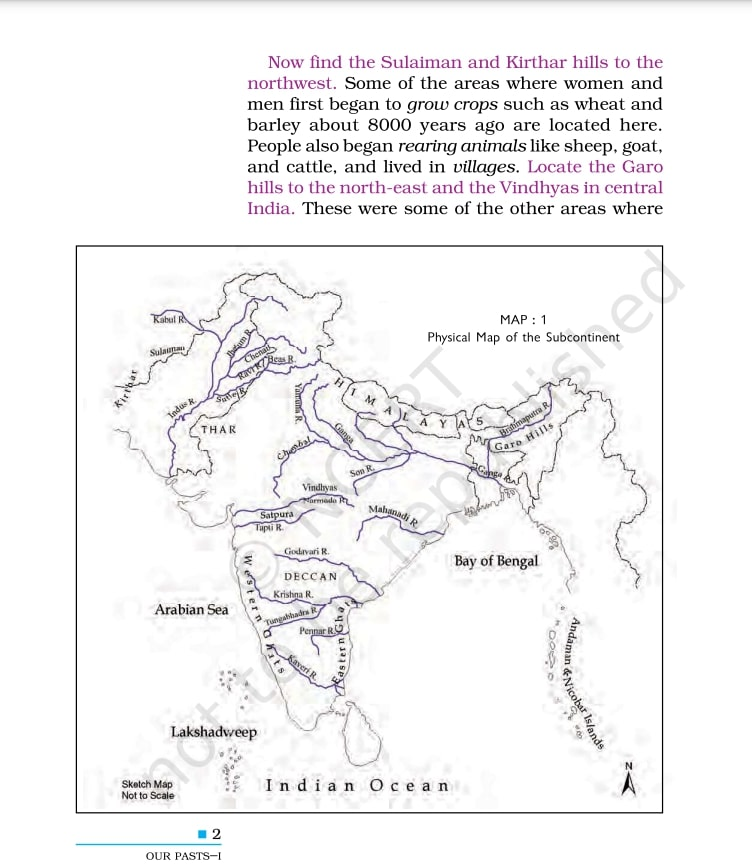
#> input picture Images/10.jpg, 752 x 865 px, found by its file name; its folder holds only this picture in this run
$ jupyter execute --allow-errors 'Tesseract Demo.ipynb'   (shell and % lines are left out)
#> lines starting #> are read from the running program, lines starting #| are printed output that depends on the picture
[cell 1]
from google.colab import drive
#> (the rest of this cell did not finish here and is left out)

# PyTesseract Setup

[cell 2]
import cv2
from google.colab.patches import cv2_imshow
import pytesseract
import shutil
import os
import numpy as np
import random
import matplotlib.pyplot as plt
from skimage.io import imread
try:
 from PIL import Image
except ImportError:
 import Image

# Loading an image

[cell 3]
#function to plot the image
def plot_image(image, title=""):
  plt.imshow(image), plt.title(title, size=14), plt.axis('off')

[cell 4]
# Loads image into Memory and convert to RGB format
def load_image(p):
  img=cv2.imread(p)
#> img is the input picture: shape (865, 752, 3); mean B, G, R 243.9, 243.2, 243.9
  # img=cv2.cvtColor(img, cv2.COLOR_BGR2RGB) #convert BGR TO RGB
  img = cv2.resize(img, None, fx=1.2, fy=1.2, interpolation=cv2.INTER_CUBIC)
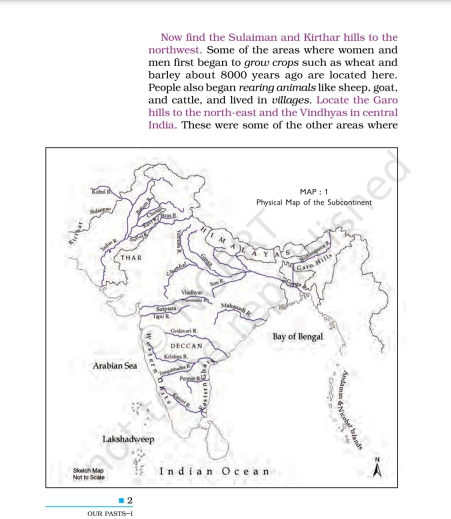
#> img: shape (1038, 902, 3) (shown at 1/2 size); mean B, G, R 243.7, 243, 243.7
  img = cv2.cvtColor(img, cv2.COLOR_BGR2GRAY)
#> img: shape (1038, 902)
  kernel = np.ones((1, 1), np.uint8)
  img = cv2.dilate(img, kernel, iterations=2)
  img = cv2.erode(img, kernel, iterations=2)
  return img
# "/gdrive/My Drive/Mini Project/Images/Image69.jpg"

[cell 5]
def load_input_paths(dirpath):
  dir_files = os.listdir(dirpath)
  return [(f"{dirpath}{fname}") for fname in dir_files]

[cell 6]
for imgPath in load_input_paths("/content/drive/My Drive/Mini Project/Images/"):
  print(imgPath)
  plot_image(load_image(imgPath),'')

$ run again, on Images/Image4.jpg
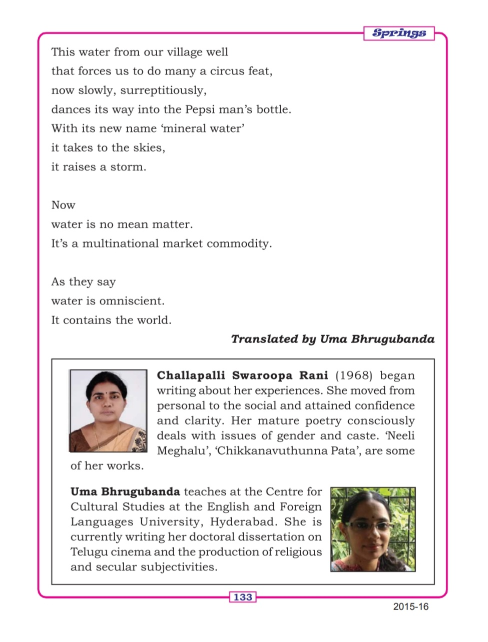
#> input picture Images/Image4.jpg, 975 x 1284 px, found by its file name (shown at 1/2 size)
#> in load_image, img is the input picture: shape (1284, 975, 3); mean B, G, R 238.5, 237.7, 240.7
#> in load_image, `img = cv2.resize(img, None, fx=1.2, fy=1.2, interpolation=cv2.INTER_CU..`:
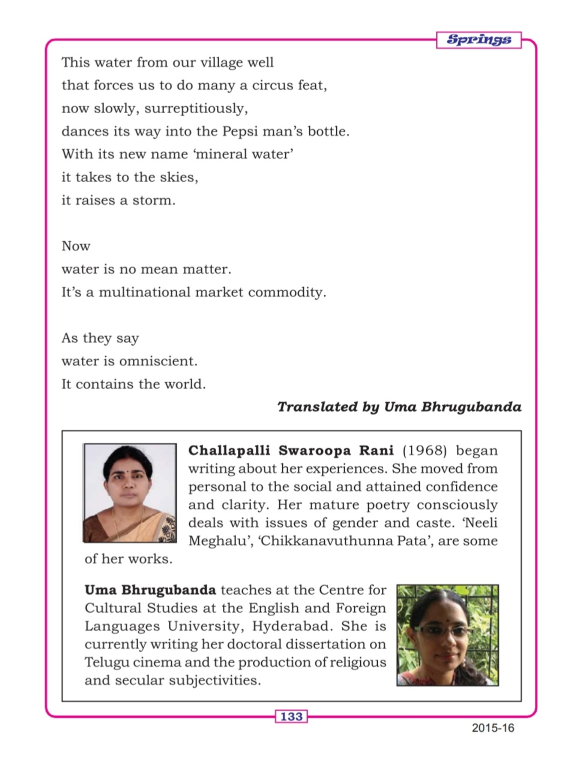
#> img: shape (1541, 1170, 3) (shown at 1/2 size); mean B, G, R 238.3, 237.6, 240.6
#> in load_image, `img = cv2.cvtColor(img, cv2.COLOR_BGR2GRAY)`:
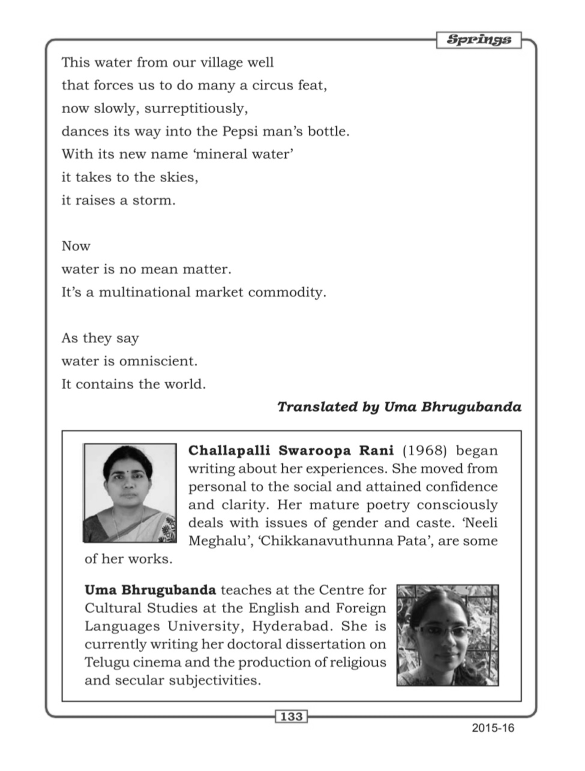
#> img: shape (1541, 1170) (shown at 1/2 size); min 0, max 255, mean 238.6

$ run again, on Images/Image69.jpg
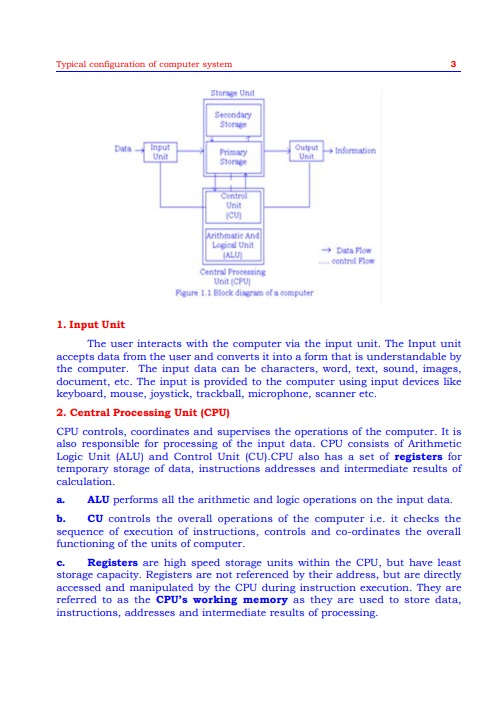
#> input picture Images/Image69.jpg, 502 x 715 px, found by its file name
#> in load_image, img is the input picture: shape (715, 502, 3); mean B, G, R 250.2, 243.5, 244
#> in load_image, `img = cv2.resize(img, None, fx=1.2, fy=1.2, interpolation=cv2.INTER_CU..`:
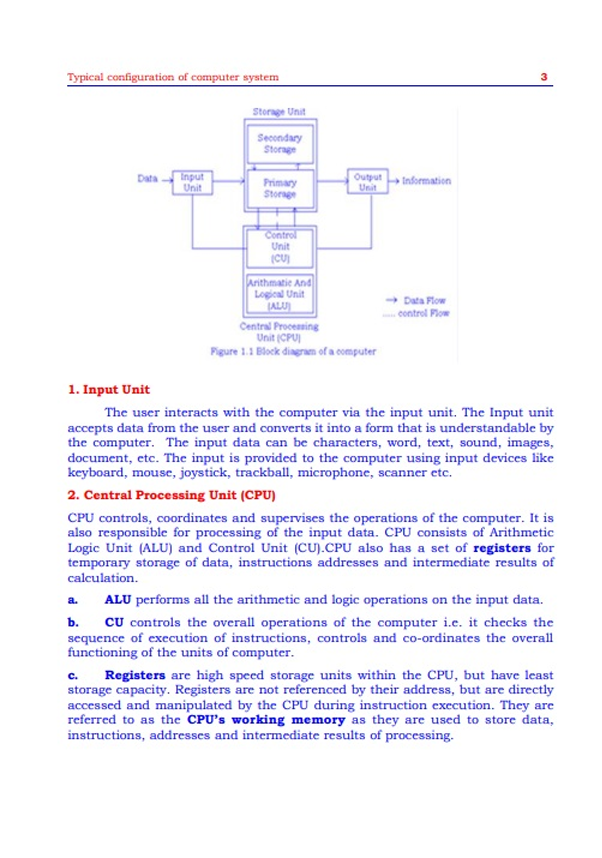
#> img: shape (858, 602, 3); mean B, G, R 249.8, 243.3, 243.8
#> in load_image, `img = cv2.cvtColor(img, cv2.COLOR_BGR2GRAY)`:
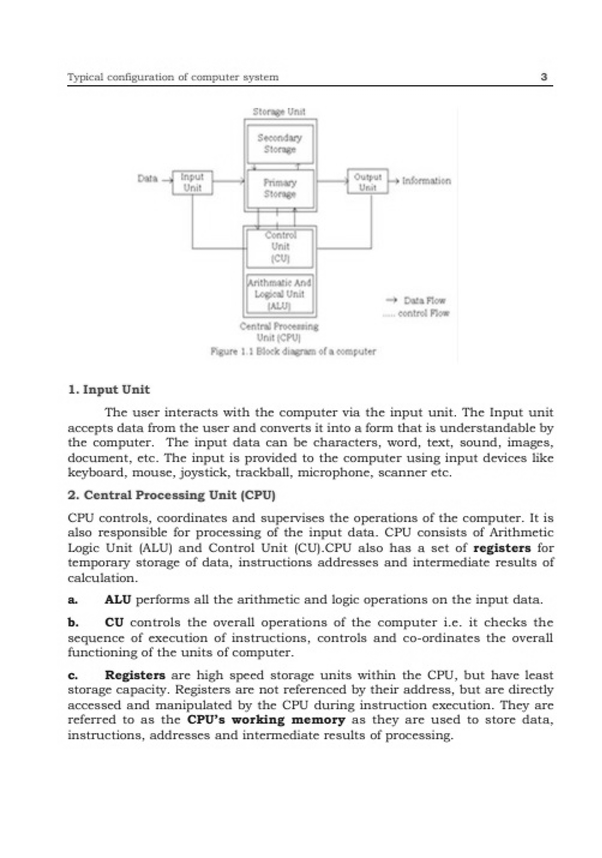
#> img: shape (858, 602); min 11, max 255, mean 244.2

$ run again, on Images/Image1.jpg
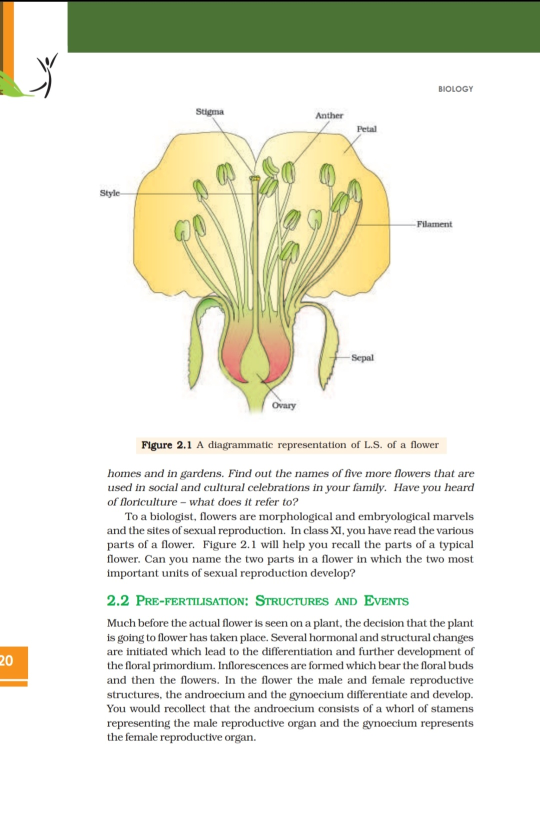
#> input picture Images/Image1.jpg, 1080 x 1628 px, found by its file name (shown at 1/2 size)
#> in load_image, img is the input picture: shape (1628, 1080, 3); mean B, G, R 223, 234.7, 234.1
#> in load_image, `img = cv2.cvtColor(img, cv2.COLOR_BGR2GRAY)`:
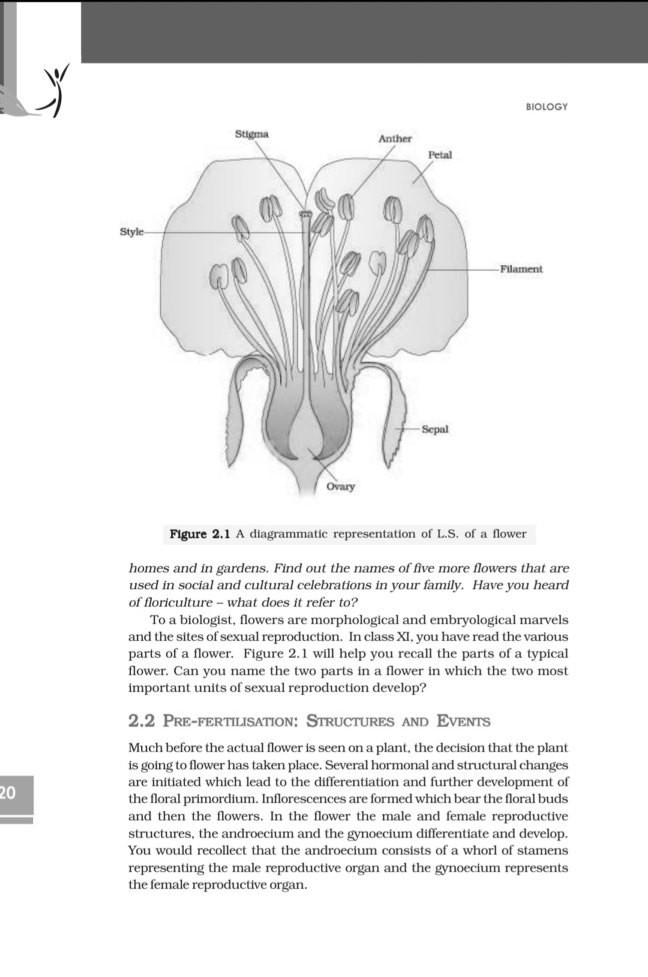
#> img: shape (1954, 1296) (shown at 1/2 size); min 0, max 255, mean 233.2
